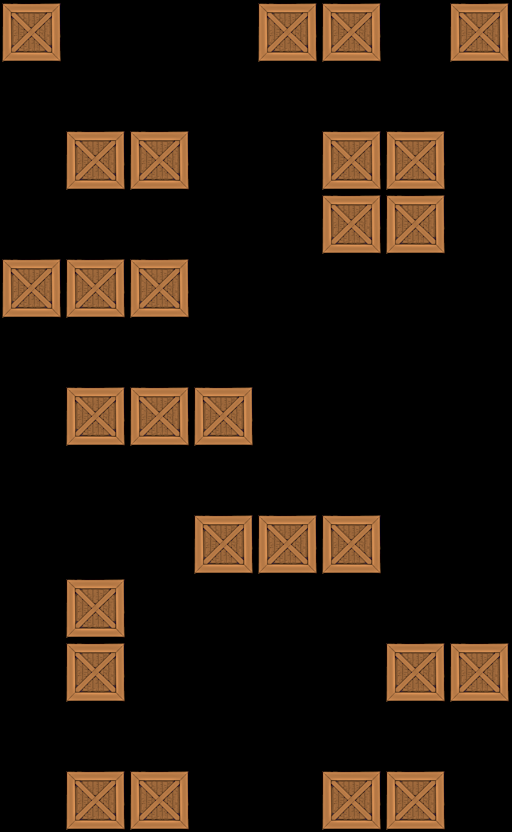

Below is a game level as drawn by its tile map, then a one-line description and the .tmx that defines it (tile-layer data replaced by summaries):
An orthogonal 8x13 tile map with 64x64 px tiles, 1 tile layer (Tile Layer 1).

<map version="1.0" orientation="orthogonal" width="8" height="13" tilewidth="64" tileheight="64">
 <tileset firstgid="1" name="crate" tilewidth="64" tileheight="64">
  <image source="../../crate4.png" width="64" height="64" />
 </tileset>
 <layer name="Tile Layer 1" width="8" height="13">
  <data>[104 cells, 27 non-empty, 1 distinct tile ids]</data>
 </layer>
</map>
